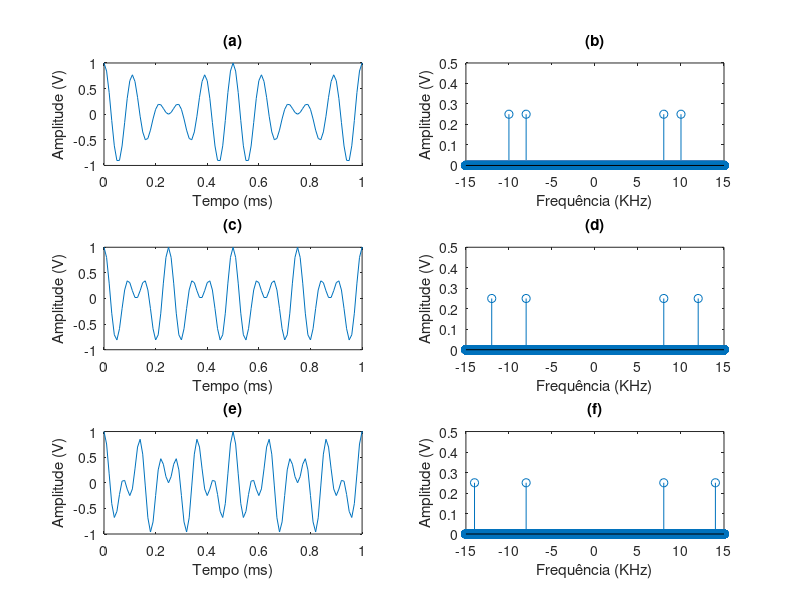
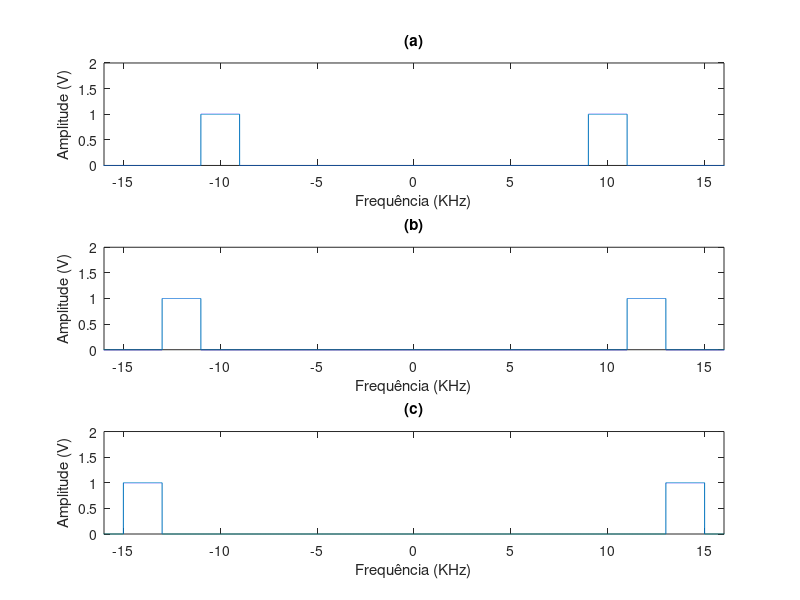
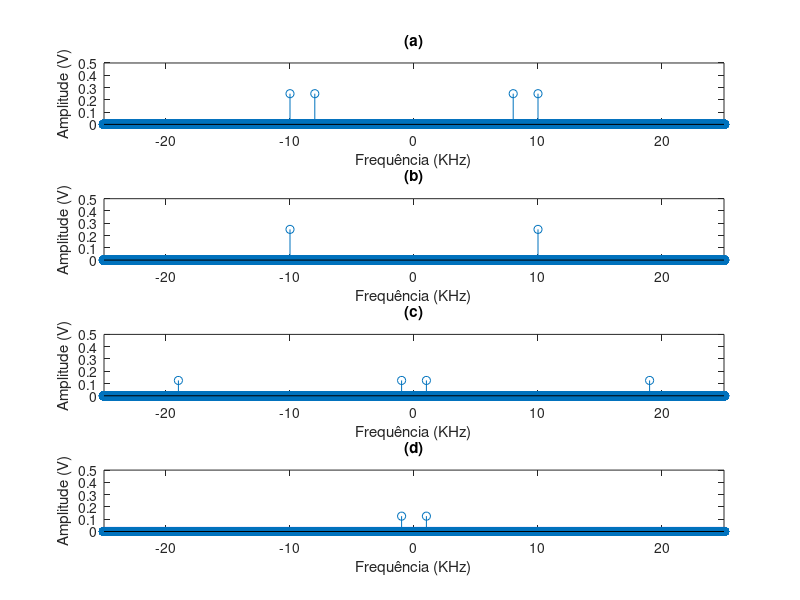
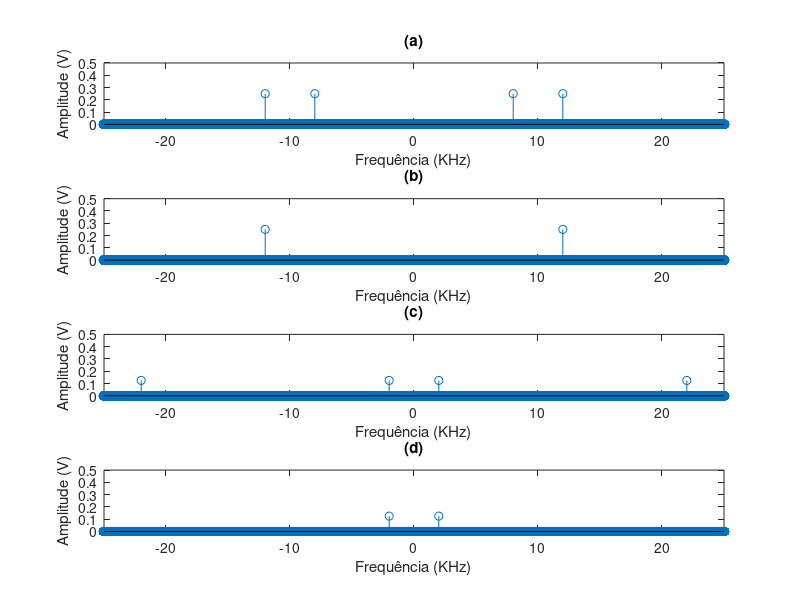

These charts were generated, in order, by the following MATLAB code:
% --- SISTEMAS DE COMUNICACOES 1 ---
% Trabalho 2: Modulacao AM
% DIA 13/03/2018
% Aluna: Jessica de Souza

% Questao 1 de 2
% Realizar um processo de modulação AM DSB(TC) e AM DSB-SC

clear all;
close all;
clc;

%% dados
Ac = 1;
Am = 1;
N = 100;

fm1 = 1e3;
fm2 = 2e3;
fm3 = 3e3;

fc1 = 9e3;  %portadora alterada para banda superior em 10k
fc2 = 10e3; %portadora alterada para banda superior em 12k
fc3 = 11e3; %portadora alterada para banda superior em 14k

fs = N*fm1;
ts = 1/fs;

t = [0:ts:1-ts];
f = [-fs/2:1:fs/2-ts];

%sinais no tempo
m1 = Am.*cos(2*pi*fm1*t);  %sinal modulante
m2 = Am.*cos(2*pi*fm2*t);  %sinal modulante
m3 = Am.*cos(2*pi*fm3*t);  %sinal modulante

c1 = Ac.*cos(2*pi*fc1*t);  %portadora
c2 = Ac.*cos(2*pi*fc2*t);  %portadora
c3 = Ac.*cos(2*pi*fc3*t);  %portadora

s1 = m1.*c1;                %sinal modulado (convolucao de m(t) com c(t)
s2 = m2.*c2;                %sinal modulado (convolucao de m(t) com c(t)
s3 = m3.*c3;                %sinal modulado (convolucao de m(t) com c(t)

%sinais na frequencia
S1 = fftshift(fft(s1)/length(s1));
S2 = fftshift(fft(s2)/length(s2));
S3 = fftshift(fft(s3)/length(s3));

%criando filtro passa-faixa com banda passante na faixa lateral superior
bpf1 = [zeros(1,39000) ones(1,2000) zeros(1,18000) ones(1,2000) zeros(1,39000)];
bpf2 = [zeros(1,37000) ones(1,2000) zeros(1,22000) ones(1,2000) zeros(1,37000)];
bpf3 = [zeros(1,35000) ones(1,2000) zeros(1,26000) ones(1,2000) zeros(1,35000)];


Sf1 = bpf1.*S1; %passando o sinal 1 pelo filtro
Sf2 = bpf2.*S2; %passando o sinal 2 pelo filtro
Sf3 = bpf3.*S3; %passando o sinal 3 pelo filtro

%fazer novamente a convolucao com a portadora para ter o sinal original
sf1 = ifft(ifftshift(Sf1))*length(Sf1);
s_orig1 = sf1.*c1;
S_orig1 = fftshift(fft(s_orig1)/length(s_orig1));

sf2 = ifft(ifftshift(Sf2))*length(Sf2);
s_orig2 = sf2.*c2;
S_orig2 = fftshift(fft(s_orig2)/length(s_orig2));

sf3 = ifft(ifftshift(Sf3))*length(Sf3);
s_orig3 = sf3.*c3;
S_orig3 = fftshift(fft(s_orig3)/length(s_orig3));

%criando um filtro passa-baixas para resgatar o sinal original m(t) sem
%repeticoes nas outras frequencias
lpf1 = [zeros(1,48500) ones(1,3000) zeros(1,48500)];

%criando filtro passa faixa para resgatar os sinais originais
lpf2 = [zeros(1,46500) ones(1,2000) zeros(1,3000) ones(1,2000) zeros(1,46500)];
lpf3 = [zeros(1,45500) ones(1,2000) zeros(1,5000) ones(1,2000) zeros(1,45500)];

Sm_t1 = lpf1.*S_orig1;
Sm_t2 = lpf2.*S_orig2;
Sm_t3 = lpf3.*S_orig3;

%%
figure,
subplot(321), plot(t*1e3,s1);
xlabel('Tempo (ms)');
ylabel('Amplitude (V)');
xlim([0 1]);
title('(a)');

subplot(322), stem(f/1000,abs(S1));
axis([-15 15 0 0.5]);
xlabel('Frequência (KHz)');
ylabel('Amplitude (V)');
title('(b)');

subplot(323), plot(t*1e3,s2);
xlabel('Tempo (ms)');
ylabel('Amplitude (V)');
xlim([0 1]);
title('(c)');

subplot(324), stem(f/1000,abs(S2));
axis([-15 15 0 0.5]);
xlabel('Frequência (KHz)');
ylabel('Amplitude (V)');
title('(d)');

subplot(325), plot(t*1e3,s3);
xlabel('Tempo (ms)');
ylabel('Amplitude (V)');
xlim([0 1]);
title('(e)');

subplot(326), stem(f/1000,abs(S3));
axis([-15 15 0 0.5]);
xlabel('Frequência (KHz)');
ylabel('Amplitude (V)');
title('(f)');


figure,
subplot(311), plot(f/1000,bpf1);
axis([-16 16 0 2]);
xlabel('Frequência (KHz)');
ylabel('Amplitude (V)');
title('(a)');

subplot(312), plot(f/1000,bpf2);
axis([-16 16 0 2]);
xlabel('Frequência (KHz)');
ylabel('Amplitude (V)');
title('(b)');

subplot(313), plot(f/1000,bpf3);
axis([-16 16 0 2]);
xlabel('Frequência (KHz)');
ylabel('Amplitude (V)');
title('(c)');


figure,
subplot(411), stem(f/1000,abs(S1));
axis([-25 25 0 0.5]);
xlabel('Frequência (KHz)');
ylabel('Amplitude (V)');
%title('Sinal modulado');
title('(a)');

subplot(412),stem(f/1000,abs(Sf1));
axis([-25 25 0 0.5]);
xlabel('Frequência (KHz)');
ylabel('Amplitude (V)');
%title('Sinal com filtro passa-faixa - banda superior');
title('(b)');

subplot(413),stem(f/1000,abs(S_orig1));
axis([-25 25 0 0.5]);
xlabel('Frequência (KHz)');
ylabel('Amplitude (V)');
%title('Sinal multiplicado pela portadora - Demodulacao');
title('(c)');

subplot(414),stem(f/1000,abs(Sm_t1));
axis([-25 25 0 0.5]);
xlabel('Frequência (KHz)');
ylabel('Amplitude (V)');
%title('Sinal com filtro passa-baixas - Resultado final');
title('(d)');

figure,
subplot(411), stem(f/1000,abs(S2));
axis([-25 25 0 0.5]);
xlabel('Frequência (KHz)');
ylabel('Amplitude (V)');
title('(a)');

subplot(412),stem(f/1000,abs(Sf2));
axis([-25 25 0 0.5]);
xlabel('Frequência (KHz)');
ylabel('Amplitude (V)');
title('(b)');

subplot(413),stem(f/1000,abs(S_orig2));
axis([-25 25 0 0.5]);
xlabel('Frequência (KHz)');
ylabel('Amplitude (V)');
title('(c)');

subplot(414),stem(f/1000,abs(Sm_t2));
axis([-25 25 0 0.5]);
xlabel('Frequência (KHz)');
ylabel('Amplitude (V)');
title('(d)');


figure,
subplot(411), stem(f/1000,abs(S3));
axis([-25 25 0 0.5]);
xlabel('Frequência (KHz)');
ylabel('Amplitude (V)');
title('(a)');

subplot(412),stem(f/1000,abs(Sf3));
axis([-25 25 0 0.5]);
xlabel('Frequência (KHz)');
ylabel('Amplitude (V)');
title('(b)');

subplot(413),stem(f/1000,abs(S_orig3));
axis([-25 25 0 0.5]);
xlabel('Frequência (KHz)');
ylabel('Amplitude (V)');
title('(c)');

subplot(414),stem(f/1000,abs(Sm_t3));
axis([-25 25 0 0.5]);
xlabel('Frequência (KHz)');
ylabel('Amplitude (V)');
title('(d)');

figure,
stem(f/1000,abs(Sf1));
hold on;
stem(f/1000,abs(Sf2),'r');
stem(f/1000,abs(Sf3),'k');
hold off;
axis([-16 16 0 0.5]);
xlabel('Frequência (KHz)');
ylabel('Amplitude (V)');
%title('(b)');